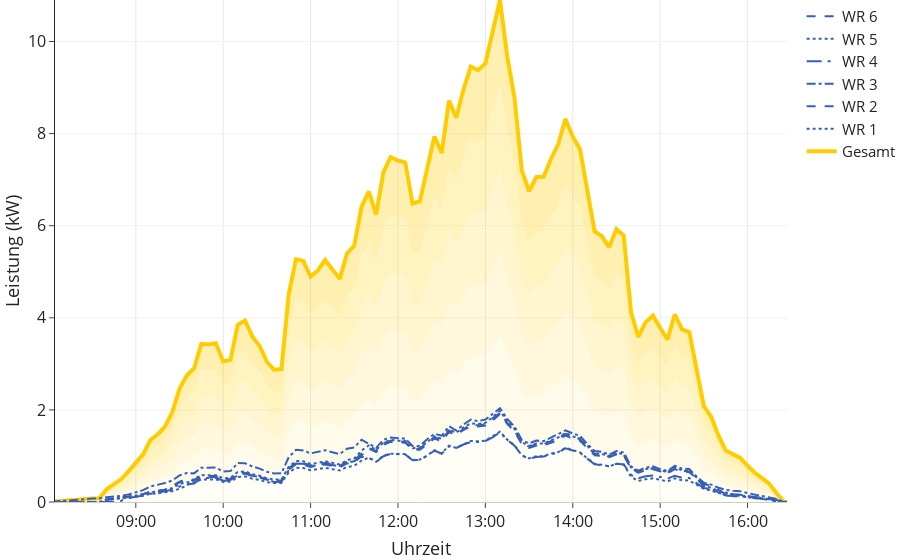

Notebook code cell kept with this figure:
### Code cell
from ui_tagesleistung import create_pv_plot
DH = Standort("muensingen")
dt = dt_aware.date()
create_pv_plot(DH.load_total_power_of_day(dt),DH.load_wr_power_of_day(dt),*DH.calculate_sunrise_times(dt)).show()

### Figure 1 — Plotly figure (JSON) as saved in the notebook; plotly's stock layout.template omitted (floating-point values rounded to 4 significant figures; data arrays with more than 128 entries replaced by an {"elided": "..."} marker saying what was removed)
{"data": [{"fill": "tozeroy", "fillcolor": "rgba(255,204,0,0.030)", "hoverinfo": "skip", "line": {"width": 0}, "mode": "lines", "showlegend": false, "type": "scatter", "x": {"elided": "200 str values"}, "y": {"elided": "200 float values"}}, {"fill": "tonexty", "fillcolor": "rgba(255,204,0,0.084)", "hoverinfo": "skip", "line": {"width": 0}, "mode": "lines", "showlegend": false, "type": "scatter", "x": {"elided": "200 str values"}, "y": {"elided": "200 float values"}}, {"fill": "tonexty", "fillcolor": "rgba(255,204,0,0.138)", "hoverinfo": "skip", "line": {"width": 0}, "mode": "lines", "showlegend": false, "type": "scatter", "x": {"elided": "200 str values"}, "y": {"elided": "200 float values"}}, {"fill": "tonexty", "fillcolor": "rgba(255,204,0,0.192)", "hoverinfo": "skip", "line": {"width": 0}, "mode": "lines", "showlegend": false, "type": "scatter", "x": {"elided": "200 str values"}, "y": {"elided": "200 float values"}}, {"fill": "tonexty", "fillcolor": "rgba(255,204,0,0.246)", "hoverinfo": "skip", "line": {"width": 0}, "mode": "lines", "showlegend": false, "type": "scatter", "x": {"elided": "200 str values"}, "y": {"elided": "200 float values"}}, {"fill": "tonexty", "fillcolor": "rgba(255,204,0,0.300)", "hoverinfo": "skip", "line": {"width": 0}, "mode": "lines", "showlegend": false, "type": "scatter", "x": {"elided": "200 str values"}, "y": {"elided": "200 float values"}}, {"hovertemplate": "%{y:.2f} kW", "line": {"color": "#FFCC00", "width": 4}, "mode": "lines", "name": "Gesamt", "type": "scatter", "x": {"elided": "200 str values"}, "y": {"elided": "200 float values"}}, {"hovertemplate": "%{y:.2f} kW", "line": {"color": "#365FB7", "dash": "dot", "width": 2}, "mode": "lines", "name": "WR 1", "type": "scatter", "x": {"elided": "200 str values"}, "y": {"elided": "200 float values"}}, {"hovertemplate": "%{y:.2f} kW", "line": {"color": "#365FB7", "dash": "dash", "width": 2}, "mode": "lines", "name": "WR 2", "type": "scatter", "x": {"elided": "200 str values"}, "y": {"elided": "200 float values"}}, {"hovertemplate": "%{y:.2f} kW", "line": {"color": "#365FB7", "dash": "dashdot", "width": 2}, "mode": "lines", "name": "WR 3", "type": "scatter", "x": {"elided": "200 str values"}, "y": {"elided": "200 float values"}}, {"hovertemplate": "%{y:.2f} kW", "line": {"color": "#365FB7", "dash": "longdashdot", "width": 2}, "mode": "lines", "name": "WR 4", "type": "scatter", "x": {"elided": "200 str values"}, "y": {"elided": "200 float values"}}, {"hovertemplate": "%{y:.2f} kW", "line": {"color": "#365FB7", "dash": "dot", "width": 2}, "mode": "lines", "name": "WR 5", "type": "scatter", "x": {"elided": "200 str values"}, "y": {"elided": "200 float values"}}, {"hovertemplate": "%{y:.2f} kW", "line": {"color": "#365FB7", "dash": "dash", "width": 2}, "mode": "lines", "name": "WR 6", "type": "scatter", "x": {"elided": "200 str values"}, "y": {"elided": "200 float values"}}], "layout": {"dragmode": false, "font": {"size": 15}, "hoverlabel": {"align": "left", "bgcolor": "white", "bordercolor": "gray", "font": {"family": "Arial", "size": 16}}, "hovermode": "x unified", "margin": {"b": 0, "l": 0, "r": 0, "t": 0}, "xaxis": {"fixedrange": true, "linecolor": "#cccccc", "linewidth": 1, "range": ["2025-12-12T08:04:31.734929+01:00", "2025-12-12T16:27:04.649338+01:00"], "showgrid": true, "showline": true, "showspikes": true, "spikecolor": "gray", "spikemode": "across", "spikesnap": "cursor", "spikethickness": 3, "tickfont": {"size": 16}, "tickformat": "%H:%M", "title": {"text": "Uhrzeit"}, "zeroline": false}, "yaxis": {"fixedrange": true, "gridcolor": "#f2f2f2", "range": [0, 10.9], "showgrid": true, "showline": true, "tickfont": {"size": 16}, "title": {"text": "Leistung (kW)"}, "zeroline": false}}}
